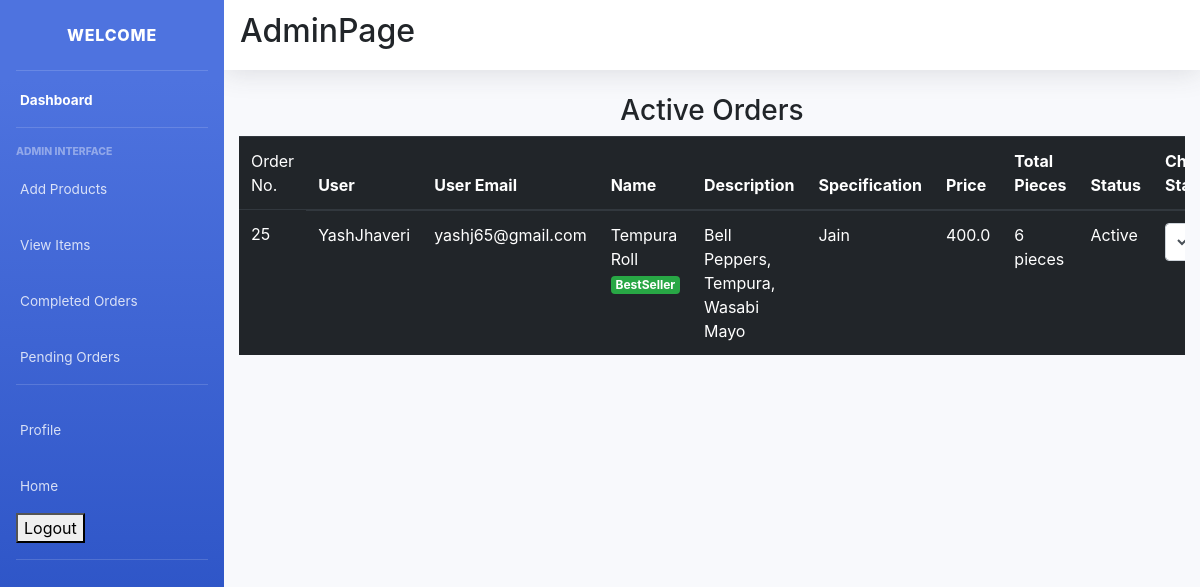
The app's page /pending_orders/ (signed in) with its own data.
### main/models.py (models this page shows, shortened)
class CartItems(models.Model):
    ORDER_STATUS = (
        ('Active', 'Active'),
        ('Delivered', 'Delivered')
    )
    user = models.ForeignKey(User, on_delete=models.CASCADE)
    item = models.ForeignKey(Item, on_delete=models.CASCADE)
    ordered = models.BooleanField(default=False)
    quantity = models.IntegerField(default=1)
    ordered_date = models.DateField(default=timezone.now)
    status = models.CharField(max_length=20, choices=ORDER_STATUS, default='Active')
    delivery_date = models.DateField(default=timezone.now)
    class Meta:
        verbose_name = 'Cart Item'
        verbose_name_plural = 'Cart Items'

class Item(models.Model):
    LABELS = (
        ('BestSeller', 'BestSeller'),
        ('New', 'New'),
        ('Spicy🔥', 'Spicy🔥'),
    )
    LABEL_COLOUR = (
        ('danger', 'danger'),
        ('success', 'success'),
        ('primary', 'primary'),
        ('info', 'info')
    )
    title = models.CharField(max_length=150)
    description = models.CharField(max_length=250,blank=True)
    price = models.FloatField()
    pieces = models.IntegerField(default=6)
    instructions = models.CharField(max_length=250,default="Jain Option Available")
    image = models.ImageField(default='default.png', upload_to='images/')
    labels = models.CharField(max_length=25, choices=LABELS, blank=True)
    label_colour = models.CharField(max_length=15, choices=LABEL_COLOUR, blank=True)
    slug = models.SlugField(default="sushi_name")
    created_by = models.ForeignKey(User, on_delete=models.CASCADE)

### main/decorators.py (the view)
    def wrapper_func(request, *args, **kwargs):
        group = Group.objects.get(user = request.user)
        if group.name == 'admin_owner':
            return view_func(request, *args, **kwargs)
        else:
            return redirect('/')

### main/views.py (called while the page is built)
@login_required(login_url='/accounts/login/')
@admin_required
def pending_orders(request):
    items = CartItems.objects.filter(ordered=True,status="Active").order_by('-ordered_date')
    context = {
        'items':items,
    }
    return render(request, 'main/pending_orders.html', context)

### main/templates/main/pending_orders.html (shortened to what this page needs)
{% extends "main/layout2.html" %}
{% block content %}
<div class="cart">
        <div class="row">
            <div class="col-sm-12">
                <h3 class="text-center">Active Orders</h3>
                {% if items %}
                <div class="table-responsive">
                    <table class="table table-dark">
                        <thead>
                        <tr>
                            <td scope="col">Order No.</td>
                            <th scope="col">User</th>
                            <th scope="col">User Email</th>
                            <th scope="col">Name</th>
                            <th scope="col">Description</th>
                            <th scope="col">Specification</th>
                            <th scope="col">Price</th>
                            <th scope="col">Total Pieces</th>
                            <th scope="col">Status</th>
                            <th scope="col">Change Status</th>
                        </tr>
                        </thead>
                        <tbody>
                            {% for item in items %}
                        <tr>
                            <td>{{ item.id }}</td>
                            <td>{{ item.user.username }}</td>
                            <td>{{ item.user.email}}</td>
                            <td>{{ item.item.title }} <span class="badge badge-{{ item.item.label_colour }}">{{ item.item.labels }}</span></td>
                            <td>{{ item.item.description }}</td>
                            <td>{{ item.item.instructions }}</td>
                            <td>{{ item.item.price }}</td>
                            <td>{{ item.item.pieces }} pieces</td>
                            <td>{{ item.status }}</td>
                            <td>
                                <form method="POST" action="{% url 'main:update_status' item.id %}" style="display: flex;">
                                    <select class="form-control" name="status">
                                        <option value="Active" selected="selected">Active</option>
                                    </select>
                                </form>
                            </td>
                        </tr>
                            {% endfor %}
                        </tbody>
                    </table>
                </div>
                {% else %}
                <h4 class="text-center">Sorry, you have not ordered any item yet!!!</h4>
                {% endif %}
            </div>
        </div>
</div>
{% endblock content %}

### records on screen
CartItems: id "25", user.username "YashJhaveri", user.email "yashj65@gmail.com", item "Tempura Roll", item.labels "BestSeller", item.description "Bell Peppers, Tempura, Wasabi Mayo", item.instructions "Jain", item.price "400.0", item.pieces "6", status "Active"
